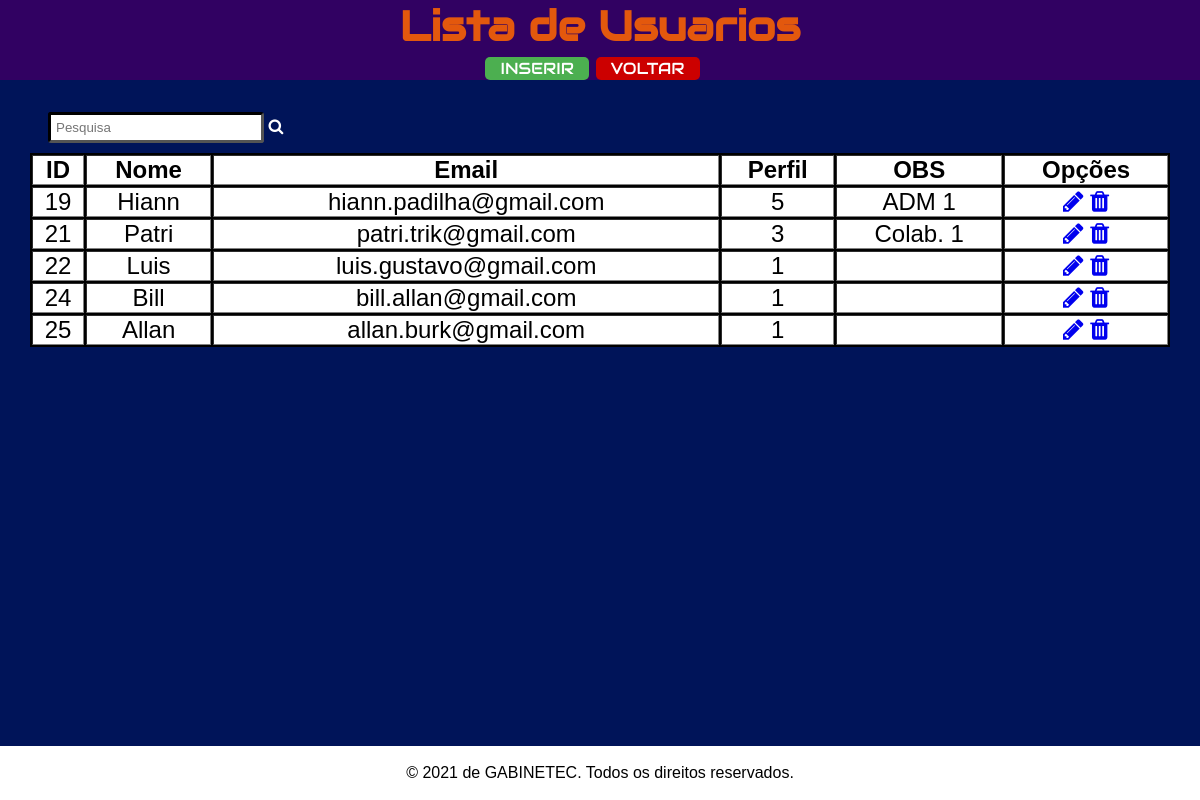
The page /GABINETEC/Administrador/Listas/lista_usuarios.php on the database its author committed.
### tables this page shows
CREATE TABLE `tb_Usuarios` (
  `id_user` int(11) NOT NULL,
  `nome` varchar(50) NOT NULL,
  `sobrenome` varchar(50) NOT NULL,
  `email` varchar(50) NOT NULL,
  `senha` varchar(32) NOT NULL,
  `perfil` int(2) NOT NULL,
  `id_endereco` int(11) NOT NULL,
  `create_date` datetime NOT NULL,
  `obs` varchar(150) DEFAULT NULL
);

### GABINETEC/Administrador/Listas/lista_usuarios.php (the view, shortened to what this page needs)
<?php
	$sql = "SELECT * FROM tb_Usuarios";
	include "../conexao.php";
	$cadastro = $conn -> prepare($sql);
	$cadastro -> execute();
?>
<!DOCTYPE html>
<html lang="pt-br">
  <head>
	<link rel="stylesheet" type="text/css" href="lista style.css">
	<link rel="stylesheet" href="https://cdnjs.cloudflare.com/ajax/libs/font-awesome/4.7.0/css/font-awesome.min.css">
  </head>
  <body>
  <div class="container">
		<header>
		<h1>Lista de Usuarios</h1>
		<div class="acoes">
		<a class="inserir" href="../Inserir/tb_insert_usuario.php">INSERIR</a>
		<a class="voltar" href="../index.php">VOLTAR</a>
		</div>
		</header>
		<main>
		<input class="search" oninput="pesquisa()" id='search' type="search" placeholder="Pesquisa"> <i class="fa fa-search" style="color: #fff;"></i>
		<table border="1" style="text-align: center; margin: auto; width: 95%; font-size: 150%; border-width: 0; background-color: #000;">
			<thead>
			<tr>
				<th>ID</th>
				<th>Nome</th>
				<th>Email</th>
				<th>Perfil</th>
				<th>OBS</th>
				<th>Opções</th>
			</tr>
			</thead>
		<?php
			foreach($cadastro as $cad) {
				$id = $cad['id_user'];
				$nome = $cad['nome'];
				$email = $cad['email'];
				$perfil = $cad['perfil'];
				$obs = $cad['obs'];
				echo "<tbody id='pesquisado'>";
				echo "<tr>";
				echo "<td>$id</td>";
				echo "<td>$nome</td>";
				echo "<td>$email</td>";
				echo "<td>$perfil</td>";
				echo "<td>$obs</td>";
				echo "<td><a title='Editar' href='tb_update_usuario.php?id_user=$id'><i class='fa fa-pencil'></i></a>
					  <a title='Excluir' href='tb_delete_usuario.php?id_user=$id&nome=$nome'><i class='fa fa-trash'></i></a></td>";
				echo "</tbody>";
			}
		?>
		</main>
		<footer>
		 <br> <p>© 2021 de GABINETEC. Todos os direitos reservados.</p> <br>
		</footer>
	</div>
  </body>
</html>

### GABINETEC/Administrador/Listas/lista style.css (style rules this page uses)
* { margin: 0; padding: 0; }
.container { display: grid; grid-template-columns: 1fr; grid-template-areas: "h" "m" "f" }
header { background-color: #310162; font-family: "Audiowide", sans-serif; font-size: 130%; color: #E3580D; text-align: center; align-items: center; grid-area: h; }
.search { border-radius: 3px; width: 18%; padding: 5px; margin-bottom: 10px; margin-left: 48px; border-color: #000; border-width: 3px; }
.acoes { padding-right: 15px; }
.inserir { background-color: #4CAF50; border: none; border-radius: 5px; color: white; padding: 1px 15px; text-align: center; text-decoration: none; font-size: 16px; cursor: pointer; }
.voltar { background-color: #CC0000; border: none; border-radius: 5px; color: white; padding: 1px 15px; text-align: center; text-decoration: none; font-size: 16px; cursor: pointer; }
main { margin-top: 2em; align-items: center; grid-area: m; }
body { background-color: #001459; font-family: sans-serif; font-size: 1em; margin-bottom: 100px; }
footer { font-family: sans-serif; color: #000; background-color: #fff; text-align: center; position: fixed; bottom: 0; width: 100%; grid-area: f; }

### GABINETEC/Administrador/Listas/lista_usuarios.php (style rules this page uses)
tr { background-color: #fff; }

### rows shown on the page
tb_usuarios: id_user "19", nome "Hiann", email "hiann.padilha@gmail.com", perfil "5", obs "ADM 1"
tb_usuarios: id_user "21", nome "Patri", email "patri.trik@gmail.com", perfil "3", obs "Colab. 1"
tb_usuarios: id_user "22", nome "Luis", email "luis.gustavo@gmail.com", perfil "1"
tb_usuarios: id_user "24", nome "Bill", email "bill.allan@gmail.com", perfil "1"
tb_usuarios: id_user "25", nome "Allan", email "allan.burk@gmail.com", perfil "1"
